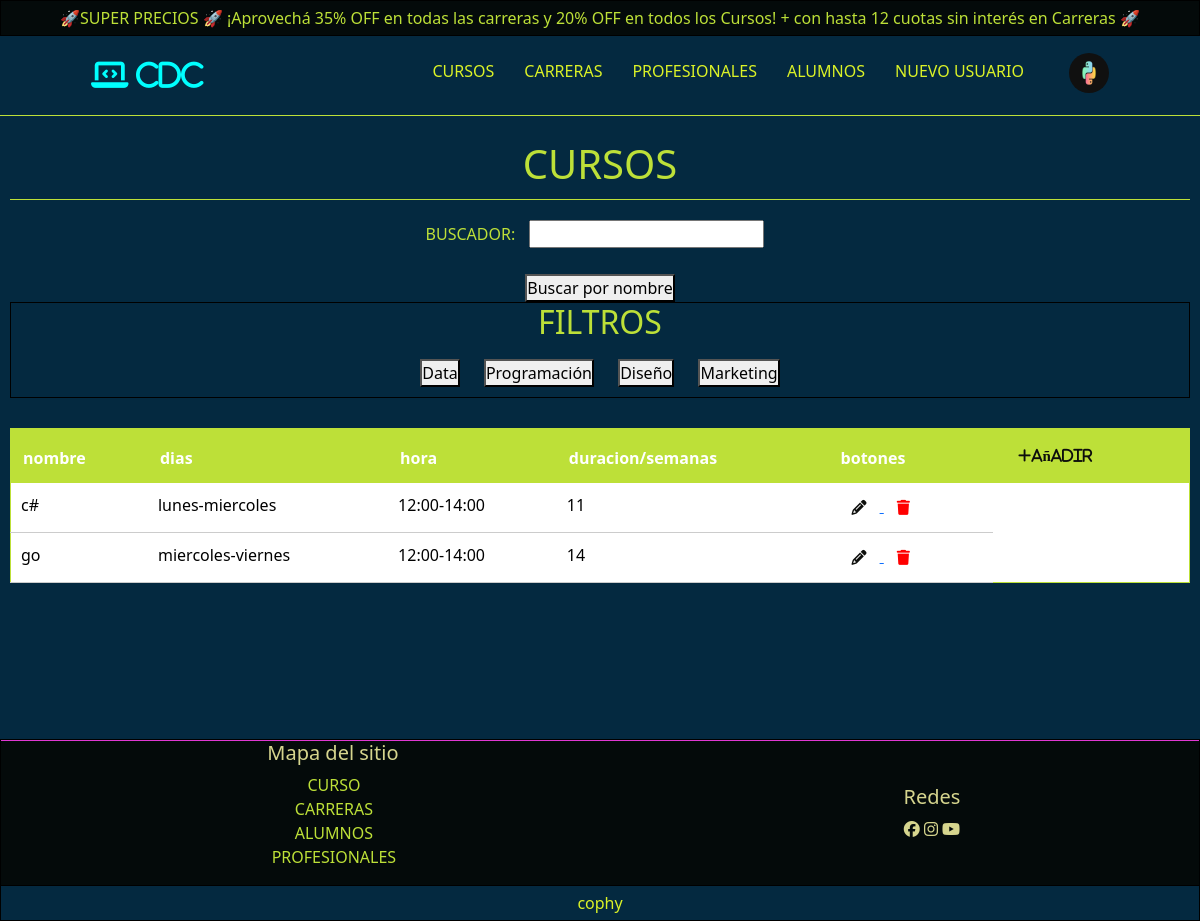
/AppSchol/cursos/ (signed in), run on the app's committed database.
### AppScholl/models.py (models this page shows, shortened)
class Perfil(models.Model):
    user = models.OneToOneField(User,on_delete=models.CASCADE)
    foto = models.ImageField(upload_to='foto_perfil/',null=True,blank=True,default='https://sollentunatrafikskola.se/wp-content/uploads/2018/12/male-feature.jpg')

class Asignatura(models.Model):
    nombre = models.CharField(max_length=30)
    dia = models.CharField(max_length=30, default='lunes-Miercoles')
    hora = models.CharField(max_length=30, default='12:00-14:30 PM')
    duracion = models.IntegerField(default=1)  # Cambié el valor por defecto a un entero
    tipo = models.CharField(max_length=30)
    categoria = models.CharField(max_length=30)

### AppScholl/views.py (the view, shortened to what this page needs)
# urls.py: path("cursos/",views.curso,name='Cursos'),
def curso(request):
    query = request.GET.get('buscador')
    filtro = request.GET.get('filtro')
    buscador = Buscar(request.GET)
    if 'reset' in request.GET:
        query = ''
        cursos = Asignatura.objects.filter(tipo='curso')
    elif filtro:
        cursos = Asignatura.objects.filter(tipo='curso', categoria__icontains=filtro)
    elif query:
        cursos = Asignatura.objects.filter(tipo='curso', nombre__icontains=query)
    else:
        cursos = Asignatura.objects.filter(tipo='curso')
    return render(request, 'AppScholl/cursos.html', {'cursos': cursos,'buscar': buscador,'query': query,'filtro': filtro})

### AppScholl/forms.py
class Buscar(forms.Form):
    buscador = forms.CharField(max_length=100,required=False)

### AppScholl/templates/AppScholl/cursos.html (shortened to what this page needs)
{% extends 'AppScholl/base.html' %}
{% block contenido %}
    <main class="conteiner-main" id="cursos">
        <article class="conteiner-titulo">
            <h1>Cursos</h1>
        </article>
        <section class="seccion-buscar-filtros">
            <article class="conteiner-buscar">
              <form method="GET" action="{% url 'Cursos' %}">
                {{ buscar.as_p }}
                <button type="submit">Buscar por nombre</button>
                <article class="conteiner-filtros">
                  <h2>Filtros</h2>
                  <button type="submit" name="filtro" value="data">Data</button>
                  <button type="submit" name="filtro" value="programacion">Programación</button>
                  <button type="submit" name="filtro" value="diseno">Diseño</button>
                  <button type="submit" name="filtro" value="marketing">Marketing</button>
                </article>
              </form>
            </article>
        </section>
        {% if user.is_authenticated %}
          <section class="seccion-tabla">
            {% if cursos %}
              <table class="table">
                <thead>
                  <tr>
                    <th scope="col">nombre</th>
                    <th scope="col">dias</th>
                    <th scope="col">hora</th>
                    <th scope="col">duracion/semanas</th>
                    <th scope="col">botones</th>
                    <th scope="col"><a href="{% url 'AddCurso' %}"><i class="fa-solid fa-plus btn-mas btn">añadir</i></a></th>
                  </tr>
                </thead>
                <tbody>
                  {% for curso in cursos %}
                    {% if curso.tipo == 'curso' %}
                      <tr>
                        <td>{{ curso.nombre }}</td>
                        <td>{{ curso.dia }}</td>
                        <td>{{ curso.hora }}</td>
                        <td>{{ curso.duracion }}</td>
                        <td>
                        {% if user.is_superuser %}
                          <a href="{% url 'ModCurso' curso.nombre %}">
                            <i class="fa-solid fa-pencil btn btn-mas"></i>
                          </a>
                          <form method="POST" action="{% url 'Cursos' %}" style="display:inline;"onsubmit="return confirm('¿Estás seguro de que deseas eliminar este curso?');">
                            <button type="submit" name="eliminar" style="border: none; background: none; cursor: pointer;" aria-label="Eliminar curso">
                                <i class="fa-solid fa-trash btn btn-mas" style="color: red;"></i>
                            </button>
                          </form>
                        {% else %}
                          <p>No tienes permisos</p>
                        {% endif %}
                        </td>
                      </tr>
                    {% endif %}
                {% endfor %}
                </tbody>
              </table>
            {% else %}
              <p style="color: #DBF227; font-size: 25px; text-align: center">No se encontraron cursos para el filtro seleccionado.</p>
            {% endif %}
          </section>
        {% endif %}
    </main>
{% endblock contenido %}

### AppScholl/templates/AppScholl/base.html (shortened to what this page needs)
{% load static %}
<!DOCTYPE html>
<html lang="en">
<head>
    <link href="https://cdn.jsdelivr.net/npm/bootstrap@5.3.3/dist/css/bootstrap.min.css" rel="stylesheet">
    <link rel="stylesheet" href="https://cdnjs.cloudflare.com/ajax/libs/font-awesome/6.7.2/css/all.min.css" />
    <link rel="stylesheet" href="{% static 'AppScholl/css/main.css' %}">
</head>
<body>
    <header class="conteiner-header">
        <div class="conteiner-ofertas">
            <p>🚀SUPER PRECIOS 🚀 ¡Aprovechá 35% OFF en todas las carreras y 20% OFF en todos los Cursos! <span class="oferta-texto">+ con hasta 12 cuotas sin interés en Carreras 🚀</span> </p>
        </div>
        <div class="conteiner-inferior">
            <article class="conteiner-logo">
                <a href="{% url 'Home' %}">
                    <i class="fa-solid fa-laptop-code" style="font-size: 30px; color: aqua;">  CDC</i>
                </a>
            </article>
            <nav class="conteiner-menu-desk" style="margin-top: 15px;">
                <ul class="menu-desk">
                    <li><a href="{% url 'Cursos' %}" class="nav-link">cursos</a></li>
                    <li><a href="{% url 'Carreras' %}" class="nav-link">carreras</a></li>
                    <li><a href="{% url 'Profesionales' %}" class="nav-link">profesionales</a></li>
                    {% if user.is_authenticated %}
                        <li><a href="{% url 'Alumnos' %}" class="nav-link">alumnos</a></li>
                        {% if user.is_superuser %}
                            <li><a href="{% url 'Registro' %}" class="nav-link ">Nuevo usuario</a></li>
                        {% endif %}
                        <div class="dropdown">
                            {% if user.perfil.foto %}
                                <button class="nav-link  " type="button" data-bs-toggle="dropdown" aria-expanded="false" style="width: 50px ;height: auto ;margin-top: 0px">
                                    <img src="{{user.perfil.foto.url}}" alt="icono" class="icono-usuario nav-link" style="width: 50px ;height: auto ; margin-top: -1px; border-radius: 40px;">
                                </button>
                            {% endif %}
                        </div>
                    {% else %}
                        <li><a href="{% url 'Login' %}" class="nav-link sesion">iniciar sesion</a></li>
                    {% endif %}
                </ul>
            </nav>
        </div>
    </header>
    {% block contenido %}
    {% endblock contenido %}
    <footer class="conteiner-footer">
        <div class="conteiner-superior">
            <article class="conteiner-mapa">
                <h5>Mapa del sitio</h5>
                <ul class="menu-mapa">
                    <li><a href="{% url 'Cursos' %}" class="nav-link">curso</a></li>
                    <li><a href="{% url 'Carreras' %}" class="nav-link">carreras</a></li>
                    <li><a href="{% url 'Alumnos' %}" class="nav-link">alumnos</a></li>
                    <li><a href="{% url 'Profesionales' %}" class="nav-link">profesionales</a></li>
                </ul>
            </article>
            <article class="conteiner-redes">
                <h5>Redes</h5>
                <article>
                    <i class="fa-brands fa-facebook"></i>
                    <i class="fa-brands fa-instagram"></i>
                    <i class="fa-brands fa-youtube"></i>
                </article>
            </article>
        </div>
        <div class="conteiner-inferior">
            <p>cophy</p>
        </div>
    </footer>
</body>
</html>

### AppScholl/static/AppScholl/css/main.css (style rules this page uses)
* { margin: 0; padding: 0; box-sizing: border-box; }
body { display: grid; grid-template-areas: "encabezado" "main" "pie"; row-gap: 10px; background: #042940; }
body .conteiner-header { grid-area: encabezado; position: fixed; width: 100%; z-index: 100; }
body .conteiner-main { grid-area: main; margin: 130px 10px; }
body .conteiner-footer { grid-area: pie; }
.btn-mas { font-size: 15px; color: #0d0e0c; }
.table { border: 1px solid #BDE038; background-color: #fff; color: #333; border-collapse: collapse; width: 100%; }
.table th { background-color: #BDE038; color: #fff; padding: 12px; text-align: left; }
.table td { padding: 10px; text-align: left; border-bottom: 1px solid #ccc; }
.table tr:nth-child(even) { background-color: #f4f4f4; }
.conteiner-header { display: grid; grid-template-areas: "ofertas" "inferior"; grid-template-rows: auto 80px; }
.conteiner-header .conteiner-ofertas { grid-area: ofertas; text-align: center; justify-items: center; border: 1px solid black; background: #040A0A; width: 100%; }
.conteiner-header .conteiner-ofertas p { margin: auto; padding: 5px; color: #BDE038; }
.conteiner-header .conteiner-inferior { grid-area: inferior; display: flex; justify-content: space-around; text-align: center; align-content: center; align-items: center; border-bottom: 1px solid #BDE038; background: #042940; }
.conteiner-footer { display: grid; grid-template-areas: "superior" "inferior"; grid-template-rows: auto auto; border: 1px solid black; }
.conteiner-footer .conteiner-superior { grid-area: superior; display: grid; grid-template-areas: "uno" "dos"; text-align: center; align-items: center; background: #040A0A; color: #D6D58E; border-top: 1px solid #e038d2; }
.conteiner-footer .conteiner-superior .menu-mapa { list-style: none; margin-right: 30px; color: #BDE038; }
.conteiner-footer .conteiner-superior .menu-mapa .nav-link { text-transform: uppercase; }
@media screen and (min-width: 767px) { .conteiner-footer .conteiner-superior { grid-template-areas: "uno dos"; } }
.conteiner-footer .conteiner-inferior { grid-area: inferior; border-top: 1px solid black; text-align: center; justify-items: center; background: #042940; }
.conteiner-footer .conteiner-inferior p { margin: auto; padding: 5px; color: #DBF227; }
.menu-desk { display: flex; list-style: none; margin: auto; color: #DBF227; }
.menu-desk .nav-link { margin: 10px; text-transform: uppercase; padding: 5px; }
#cursos { display: grid; grid-template-areas: "titulo" "fb" "tarjetas" "tabla"; grid-template-rows: 60px; row-gap: 10px; }
#cursos .conteiner-titulo { grid-area: titulo; text-align: center; color: #BDE038; text-transform: uppercase; border-bottom: 1px solid #BDE038; }
#cursos .seccion-buscar-filtros { grid-area: fb; grid-template-areas: "buscar" "filtros"; row-gap: 10px; }
#cursos .seccion-buscar-filtros .conteiner-buscar { grid-area: buscar; text-align: center; color: #BDE038; text-transform: uppercase; }
#cursos .seccion-buscar-filtros .conteiner-buscar input { margin: 10px; }
#cursos .seccion-buscar-filtros .conteiner-filtros { grid-area: filtros; border: 1px solid black; text-align: center; color: #BDE038; text-transform: uppercase; }
#cursos .seccion-buscar-filtros .conteiner-filtros button { margin: 10px; }
#cursos .seccion-tabla { grid-area: tabla; margin-top: 10px; }
#cursos .seccion-tabla a { list-style: none; }

### data on the page
Asignatura: nombre "c#", dia "lunes-miercoles", hora "12:00-14:00", duracion "11"
Asignatura: nombre "go", dia "miercoles-viernes", hora "12:00-14:00", duracion "14"
